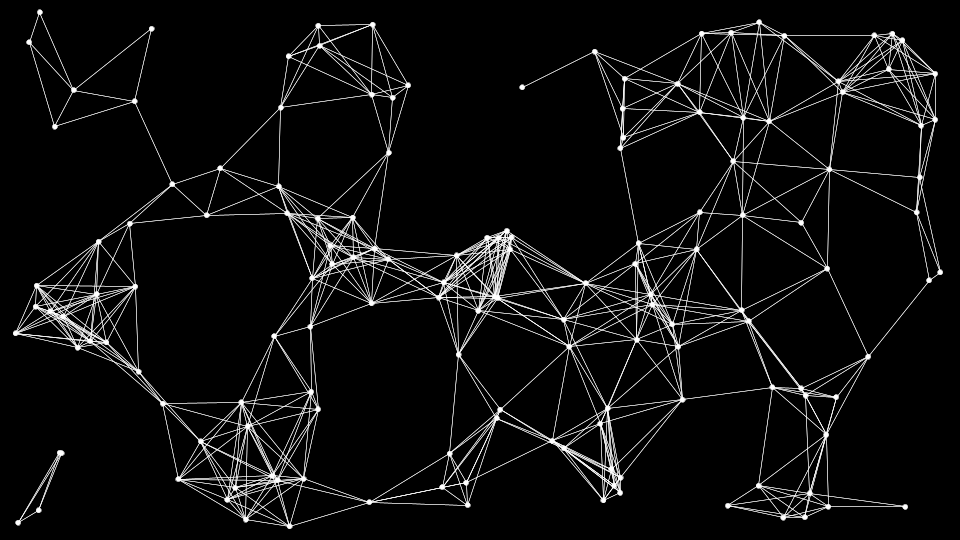
Frame 1 (no input)
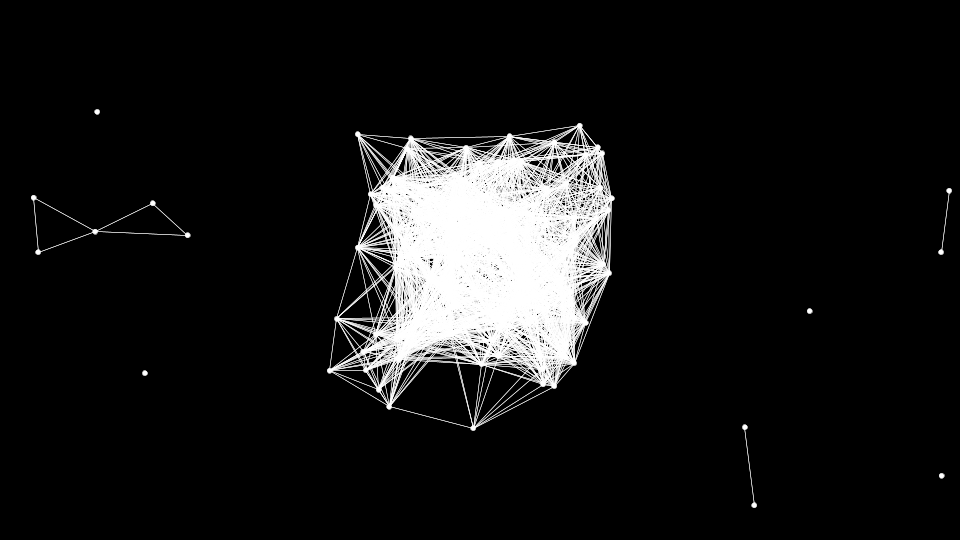
Frame 60 (the mouse pressed at the canvas centre just before this capture)
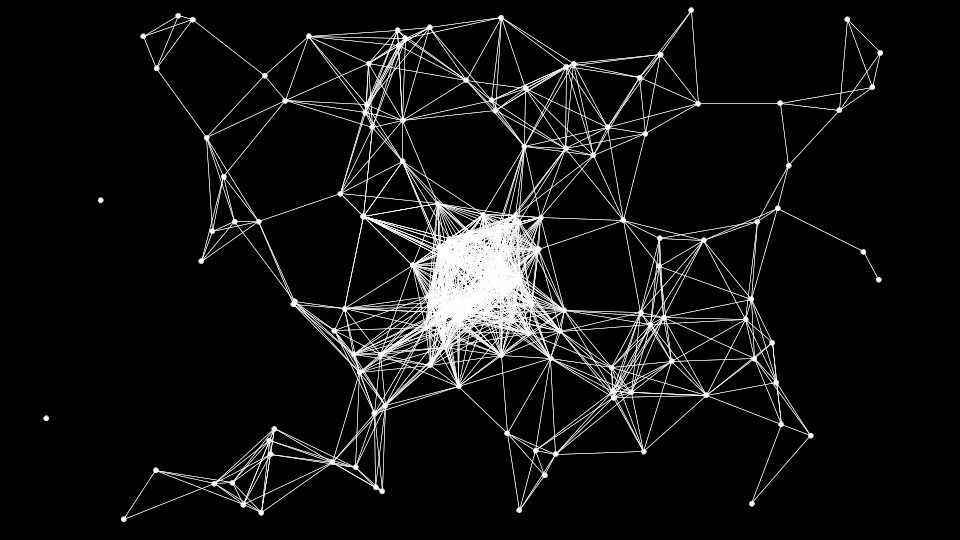
Frame 120 (the mouse held since frame 60 and released just before this capture)

The Processing sketch that drew these frames (run headless with seeded random() and noise(); from frame 60 on, the mouse is pressed at the canvas centre):

// Processing sketch: CTDDriftFromCenter
// ── CTDDriftFromCenter.pde
float[][] dots;
int NUM_DOTS = 150;
float STROKE_WEIGHT = .5;
float DOT_RAD = 5;
float DRIFT = 1;
float CONNECT_DIST = 100; //70
int BORDER = 10;
float START_BOX = 40;


void setup(){
  size(960, 540);
  background(0);
  dots = new float[NUM_DOTS][2];
  for(int i = 0; i < dots.length; ++i){
    dots[i][0] = random(width); //random(width / 2 - START_BOX, width / 2 + START_BOX); 
    dots[i][1] = random(height); //random(height / 2 - START_BOX, height / 2 + START_BOX); 
  }
  
  for(float[] c : dots){
    fill(255);
    circle(c[0], c[1], DOT_RAD);
  }
  
  for(int i = 0; i < dots.length; i++){
    for(int j = 0; j < dots.length; j++){
      if(Distance(dots[i], dots[j]) < 50){
        stroke(255);
        strokeWeight(STROKE_WEIGHT);
        line(dots[i][0],dots[i][1], dots[j][0], dots[j][1]);
      }
    }
  }
  println("Setup Done");
}

void draw(){
  background(0);
  
  DriftOutCenter();
  RecycleDots();
  
  for(float[] c : dots){
    fill(255);
    circle(c[0], c[1], DOT_RAD);
  }
  
  for(int i = 0; i < dots.length; i++){
    for(int j = 0; j < dots.length; j++){
      if(Distance(dots[i], dots[j]) < CONNECT_DIST){
        stroke(255);
        strokeWeight(STROKE_WEIGHT);
        line(dots[i][0],dots[i][1], dots[j][0], dots[j][1]);
      }
    }
  }
  println(frameRate);
  frameRate(24);
}

float Distance(float[] pointA, float[] pointB){
  return sqrt(pow(pointA[0] - pointB[0], 2) + pow(pointA[1] - pointB[1], 2));
}

void DriftOutCenter(){
  for(int i = 0; i < dots.length; ++i){
    float vectorx = dots[i][0] - width/2;
    float vectory = dots[i][1] - height/2;
    float unitVectorX = vectorx / sqrt(pow(vectorx, 2) + pow(vectory, 2));
    float unitVectorY = vectory / sqrt(pow(vectorx, 2) + pow(vectory, 2));
    float xdrift = unitVectorX * DRIFT + vectorx/30;
    float ydrift = unitVectorY * DRIFT + vectory/30;
    
    dots[i][0] += xdrift/2; //random(xdrift); // vectorx / 30 
    dots[i][1] += ydrift/2; //random(ydrift);   
    
    if(dots[i][0] > width-BORDER){
      dots[i][0] = width-BORDER;
    }
    else if(dots[i][0] < BORDER){
      dots[i][0] = BORDER;
    }
    if(dots[i][1] > height-BORDER){
      dots[i][1] = height-BORDER;
    }
    else if(dots[i][1] < BORDER){
      dots[i][1] = BORDER;
    }
  }
}

void RecycleDots(){
  for(int i = 0; i < dots.length; i++){
    //if((dots[i][0] == BORDER && dots[i][1] == BORDER) || 
    // (dots[i][0] == BORDER && dots[i][1] == height-BORDER) || 
    // (dots[i][0] == width-BORDER && dots[i][1] == BORDER) || 
    // (dots[i][0] == width-BORDER && dots[i][1] == height-BORDER)){
    //  dots[i][0] = width/2 + random(-START_BOX, START_BOX);
    //  dots[i][1] = height/2 + random(-START_BOX, START_BOX);
    //  println("Recycled");
    //  //println(dots[i][0] + " " + dots[i][1]);
    //}
    
    if(dots[i][0] == width-BORDER){
      dots[i][0] = width/2 + random(-START_BOX, START_BOX);
      dots[i][1] = height/2 + random(-START_BOX, START_BOX);
    }
    else if(dots[i][0] == BORDER){
      dots[i][0] = width/2 + random(-START_BOX, START_BOX);
      dots[i][1] = height/2 + random(-START_BOX, START_BOX);
    }
    if(dots[i][1] == height-BORDER){
      dots[i][0] = width/2 + random(-START_BOX, START_BOX);
      dots[i][1] = height/2 + random(-START_BOX, START_BOX);
    }
    else if(dots[i][1] == BORDER){
      dots[i][0] = width/2 + random(-START_BOX, START_BOX);
      dots[i][1] = height/2 + random(-START_BOX, START_BOX);
    }
  }
}
